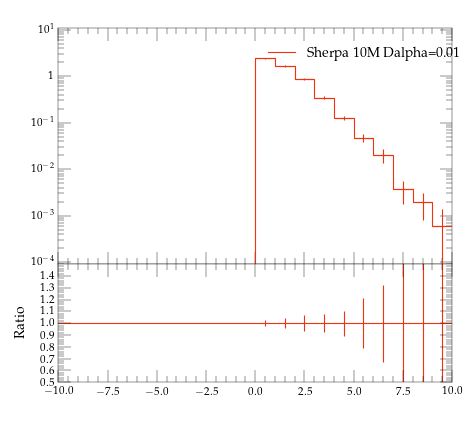

Python code for this plot:
#! /usr/bin/env python

# This Python script was auto-generated using YODA v2.0.0.
# Analysis object: /evtb/inc_tjg_deta
# Timestamp: 13-04-2024 (01:44:13)

import matplotlib as mpl
import matplotlib.pyplot as plt
mpl.use('Agg') # comment out for interactive use
import os
import numpy as np

plotDir = os.path.split(os.path.realpath(__file__))[0]
if 'YODA_USER_PLOT_PATH' in globals():
    plot_outdir = globals()['YODA_USER_PLOT_PATH']
else:
    plot_outdir = plotDir

#plot style
plt.style.use(os.path.join(plotDir, '../default.mplstyle'))
# plot metadata
figW, figH = plt.rcParams['figure.figsize']
ax_xLabel = r''
ax_yLabel = r''
ax_title  = r''
ax_xScale = 'linear'
ax_yScale = 'log'
xLims = (-10.0, 10.0)
yLims = (9e-05, 11.0)

# TeX-friendly labels for the legend
labels = [ r"Sherpa 10M Dalpha=0.01" ]

# Create figure and axis objects
fig, (ax, ratio0_ax) = plt.subplots(2, 1, sharex=True,
                  figsize=(figW,figH), gridspec_kw={'height_ratios': (2, 1)})
ratio0_ax.yaxis.set_major_locator(mpl.ticker.MultipleLocator(0.1))
ratio0_ax.set_ylim(0.5, 1.4999)
ratio0_ax.set_ylabel('Ratio')

# LineColor map: curve index -> color
linecolors = {0: '#EE3311'}
# the numerical data is stored in a separate file
dataf = dict()
prefix = os.path.split(__file__)[0]
if prefix:    prefix = prefix + '/'
exec(open(prefix+'inc_tjg_deta__data.py').read(), dataf)


legend_handles = [] # keep track of handles for the legend

# style options for curves
# starts at zorder>=5 to draw curve on top of legend
styles = {
  'curve0': {
    'color' : linecolors[0],
    'linestyle' : '-',
    'marker' : 'o',
    'zorder' : 5,
    'histstyle' : True,
  },
}
# curve from input yoda files in main panel
for label in dataf['yvals'].keys():
    if all(np.isnan(v) for v in dataf['yvals'][label]):
        continue
    tmp = None
    if styles[label]['histstyle']: # draw as histogram
        tmp, = ax.plot(dataf['xedges'], dataf['yedges'][label],
                       color=styles[label]['color'],
                       linestyle=styles[label]['linestyle'],
                       drawstyle='steps-pre', solid_joinstyle='miter',
                       zorder=styles[label]['zorder'], label=label)
        ax.errorbar(dataf['xpoints'], dataf['yvals'][label], color=styles[label]['color'],
                    xerr=dataf['xerrs'], yerr=[dataf['ydowns'][label], dataf['yups'][label]],
                    linestyle='none', zorder=styles[label]['zorder'])
    else: # draw as scatter
        tmp = ax.errorbar(dataf['xpoints'], dataf['yvals'][label],
                          xerr=dataf['xerrs'],
                          yerr=[ dataf['ydowns'][label],
                          dataf['yups'][label] ],
                          fmt=styles[label]['marker'],
                          ecolor=styles[label]['color'],
                          color=styles[label]['color'], zorder=2)
        tmp[-1][0].set_linestyle(styles[label]['linestyle'])
    legend_handles += [tmp]
    for varLabel in dataf['variation_yvals'].keys():
        if varLabel.startswith(label):
            tmp, = ax.plot(dataf['xedges'], dataf['variation_yvals'][varLabel],
                           color=styles[label]['color'],
                           linestyle=styles[label]['linestyle'],
                           drawstyle='steps-pre', solid_joinstyle='miter',
                           zorder=styles[label]['zorder'], alpha=0.5)


# plots on ratio panel
# curve from input yoda files in ratio panel
for label, yvals in dataf['ratio0_yvals'].items():
    if all(np.isnan(v) for v in yvals):
        continue
    if styles[label]['histstyle']: # plot as histogram
        ratio0_ax.plot(dataf['xedges'], yvals,
                       color=styles[label]['color'],
                       linestyle=styles[label]['linestyle'],
                       drawstyle='steps-pre', zorder=1,
                       solid_joinstyle='miter')
        ratio0_ax.vlines(dataf['xpoints'],
                         dataf['ratio0_ymin'][label],
                         dataf['ratio0_ymax'][label],
                         color=styles[label]['color'], zorder=1)
    else: # plot as scatter
        tmp = ratio0_ax.errorbar(dataf['xpoints'],
                                 yvals, xerr=dataf['xerrs'],
                                 yerr=dataf['ratio0_yerrs'][label],
                                 fmt=styles[label]['marker'],
                                 ecolor=styles[label]['color'],
                                 color=styles[label]['color'])
        tmp[-1][0].set_linestyle(styles[label]['linestyle'])

    for varlabel in dataf['ratio0_variation_vals'].keys():
        if varlabel.startswith(label):
            ratio0_ax.plot(dataf['xedges'],
                            dataf['ratio0_variation_vals'][varlabel],
                            color=styles[label]['color'],
                            linestyle=styles[label]['linestyle'],
                            drawstyle='steps-pre', solid_joinstyle='miter',
                            zorder=1, alpha=0.5)

legend_pos = (0.5, 0.97)
ax.legend(legend_handles, labels, loc='upper left', bbox_to_anchor=legend_pos)

# set plot metadata as defined above
ratio0_ax.set_xlabel(ax_xLabel)
ratio0_ax.xaxis.set_label_coords(1., -.15)
ax.set_ylabel(ax_yLabel, loc='top')
ax.set_title(ax_title, loc='left')
ax.set_xscale(ax_xScale)
ax.set_yscale(ax_yScale)
ax.set_xlim(xLims)
ax.set_ylim(yLims)

# tick formatting
plt.rcParams['xtick.top'] = True
plt.rcParams['ytick.right'] = True
ax.yaxis.set_major_locator(mpl.ticker.LogLocator(base=10.0, numticks=np.inf))
ax.yaxis.set_minor_locator(mpl.ticker.LogLocator(
                           base=10.0, subs=np.arange(0.1, 1, 0.1), numticks=np.inf))
fig.align_ylabels((ax, ratio0_ax))
plt.savefig(os.path.join(plot_outdir, 'inc_tjg_deta.pdf'), format='PDF')
plt.savefig(os.path.join(plot_outdir, 'inc_tjg_deta.png'), format='PNG')

plt.close(fig)
